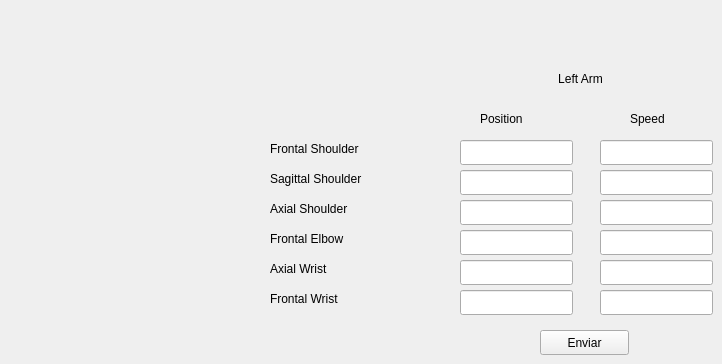
    <widget class="QWidget" name="tab_2">
     <attribute name="title">
      <string>Left Arm</string>
     </attribute>
     <widget class="QLineEdit" name="FrontalLeftElbowPosition_textBox">
      <property name="geometry">
       <rect>
        <x>460</x>
        <y>230</y>
        <width>113</width>
        <height>25</height>
       </rect>
      </property>
     </widget>
     <widget class="QLabel" name="FrontalRightElbow_label_2">
      <property name="geometry">
       <rect>
        <x>270</x>
        <y>230</y>
        <width>181</width>
        <height>17</height>
       </rect>
      </property>
      <property name="text">
       <string>Frontal Elbow</string>
      </property>
      <property name="alignment">
       <set>Qt::AlignLeading|Qt::AlignLeft|Qt::AlignVCenter</set>
      </property>
     </widget>
     <widget class="QLineEdit" name="AxialLeftWristSpeed_textBox">
      <property name="geometry">
       <rect>
        <x>600</x>
        <y>260</y>
        <width>113</width>
        <height>25</height>
       </rect>
      </property>
     </widget>
     <widget class="QLabel" name="FrontalRightWrist_label_2">
      <property name="geometry">
       <rect>
        <x>270</x>
        <y>290</y>
        <width>181</width>
        <height>17</height>
       </rect>
      </property>
      <property name="text">
       <string>Frontal Wrist</string>
      </property>
      <property name="alignment">
       <set>Qt::AlignLeading|Qt::AlignLeft|Qt::AlignVCenter</set>
      </property>
     </widget>
     <widget class="QLineEdit" name="SagittalLeftShoulderPosition_textBox">
      <property name="geometry">
       <rect>
        <x>460</x>
        <y>170</y>
        <width>113</width>
        <height>25</height>
       </rect>
      </property>
     </widget>
     <widget class="QLabel" name="AxialRightShoulder_label_2">
      <property name="geometry">
       <rect>
        <x>270</x>
        <y>200</y>
        <width>181</width>
        <height>17</height>
       </rect>
      </property>
      <property name="text">
       <string>Axial Shoulder</string>
      </property>
      <property name="alignment">
       <set>Qt::AlignLeading|Qt::AlignLeft|Qt::AlignVCenter</set>
      </property>
     </widget>
     <widget class="QLineEdit" name="SagittalLeftShoulderSpeed_textBox">
      <property name="geometry">
       <rect>
        <x>600</x>
        <y>170</y>
        <width>113</width>
        <height>25</height>
       </rect>
      </property>
     </widget>
     <widget class="QLineEdit" name="AxialLeftShoulderPosition_textBox">
      <property name="geometry">
       <rect>
        <x>460</x>
        <y>200</y>
        <width>113</width>
        <height>25</height>
       </rect>
      </property>
     </widget>
     <widget class="QLabel" name="label_6">
      <property name="geometry">
       <rect>
        <x>480</x>
        <y>110</y>
        <width>67</width>
        <height>17</height>
       </rect>
      </property>
      <property name="text">
       <string>Position</string>
      </property>
     </widget>
     <widget class="QLineEdit" name="FrontalLeftElbowSpeed_textBox">
      <property name="geometry">
       <rect>
        <x>600</x>
        <y>230</y>
        <width>113</width>
        <height>25</height>
       </rect>
      </property>
     </widget>
     <widget class="QLineEdit" name="FrontalLeftShoulderPosition_textBox">
      <property name="geometry">
       <rect>
        <x>460</x>
        <y>140</y>
        <width>113</width>
        <height>25</height>
       </rect>
      </property>
     </widget>
     <widget class="QPushButton" name="sendPositionLeftArm_button">
      <property name="geometry">
       <rect>
        <x>540</x>
        <y>330</y>
        <width>89</width>
        <height>25</height>
       </rect>
      </property>
      <property name="text">
       <string>Enviar</string>
      </property>
     </widget>
     <widget class="QLineEdit" name="AxialLeftWristPosition_textBox">
      <property name="geometry">
       <rect>
        <x>460</x>
        <y>260</y>
        <width>113</width>
        <height>25</height>
       </rect>
      </property>
     </widget>
     <widget class="QLabel" name="FrontalRightShoulder_label_2">
      <property name="geometry">
       <rect>
        <x>270</x>
        <y>140</y>
        <width>181</width>
        <height>17</height>
       </rect>
      </property>
      <property name="text">
       <string>Frontal Shoulder</string>
      </property>
      <property name="alignment">
       <set>Qt::AlignLeading|Qt::AlignLeft|Qt::AlignVCenter</set>
      </property>
     </widget>
     <widget class="QLabel" name="SagittalRightShoulder_label_2">
      <property name="geometry">
       <rect>
        <x>270</x>
        <y>170</y>
        <width>181</width>
        <height>17</height>
       </rect>
      </property>
      <property name="text">
       <string>Sagittal Shoulder</string>
      </property>
      <property name="alignment">
       <set>Qt::AlignLeading|Qt::AlignLeft|Qt::AlignVCenter</set>
      </property>
     </widget>
     <widget class="QLineEdit" name="FrontalLeftWristSpeed_textBox">
      <property name="geometry">
       <rect>
        <x>600</x>
        <y>290</y>
        <width>113</width>
        <height>25</height>
       </rect>
      </property>
     </widget>
     <widget class="QLineEdit" name="AxialLeftShoulderSpeed_textBox">
      <property name="geometry">
       <rect>
        <x>600</x>
        <y>200</y>
        <width>113</width>
        <height>25</height>
       </rect>
      </property>
     </widget>
     <widget class="QLabel" name="label_5">
      <property name="geometry">
       <rect>
        <x>490</x>
        <y>70</y>
        <width>181</width>
        <height>17</height>
       </rect>
      </property>
      <property name="text">
       <string>Left Arm</string>
      </property>
      <property name="alignment">
       <set>Qt::AlignCenter</set>
      </property>
     </widget>
     <widget class="QLineEdit" name="FrontalLeftWristPosition_textBox">
      <property name="geometry">
       <rect>
        <x>460</x>
        <y>290</y>
        <width>113</width>
        <height>25</height>
       </rect>
      </property>
     </widget>
     <widget class="QLabel" name="label_7">
      <property name="geometry">
       <rect>
        <x>630</x>
        <y>110</y>
        <width>67</width>
        <height>17</height>
       </rect>
      </property>
      <property name="text">
       <string>Speed</string>
      </property>
     </widget>
     <widget class="QLabel" name="AxialRightWrist_label_2">
      <property name="geometry">
       <rect>
        <x>270</x>
        <y>260</y>
        <width>181</width>
        <height>17</height>
       </rect>
      </property>
      <property name="text">
       <string>Axial Wrist</string>
      </property>
      <property name="alignment">
       <set>Qt::AlignLeading|Qt::AlignLeft|Qt::AlignVCenter</set>
      </property>
     </widget>
     <widget class="QLineEdit" name="FrontalLeftShoulderSpeed_textBox">
      <property name="geometry">
       <rect>
        <x>600</x>
        <y>140</y>
        <width>113</width>
        <height>25</height>
       </rect>
      </property>
     </widget>
    </widget>
